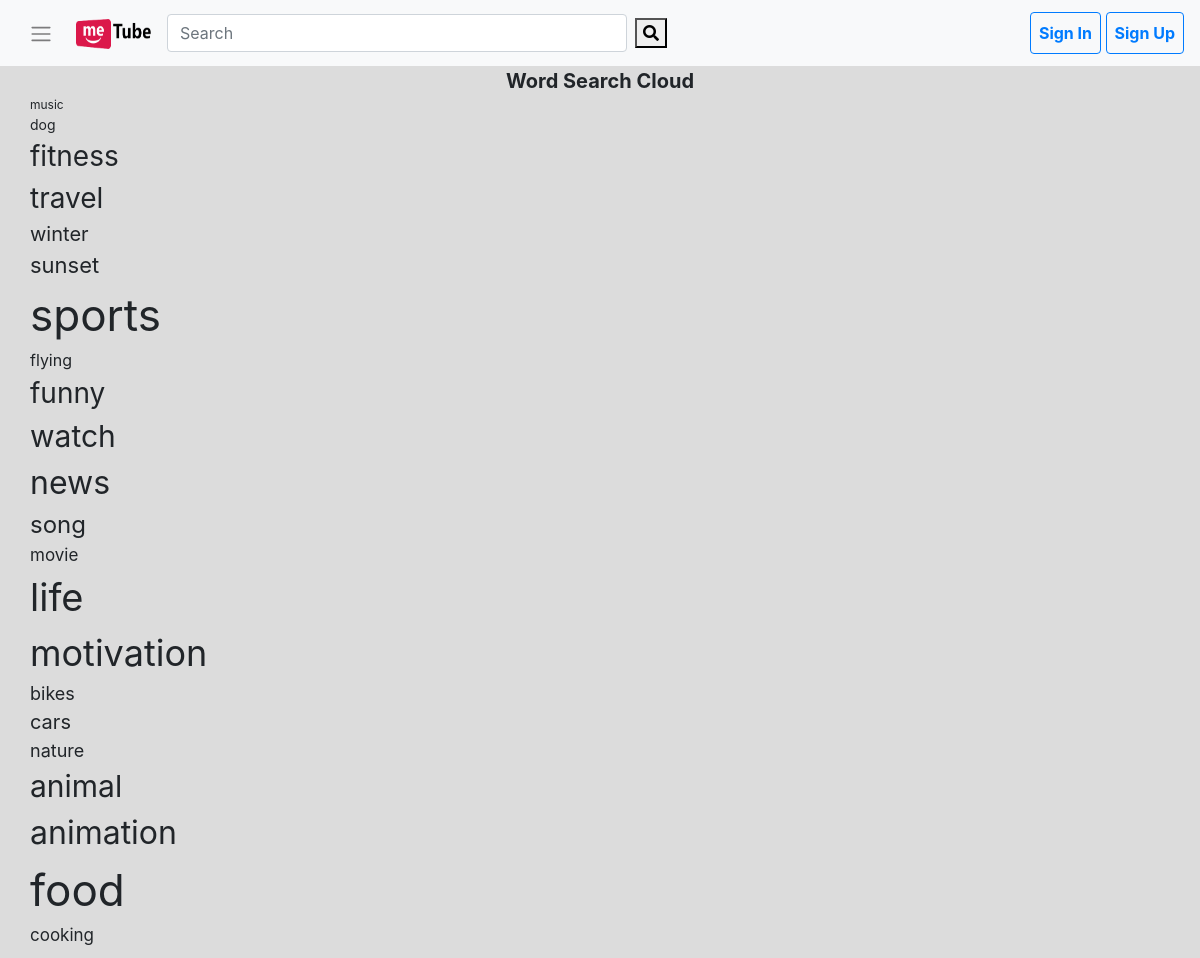
The app's page /wordSearchCloud.php with its own data.
### tables this page shows
CREATE TABLE `wordSearch` (
  `word` varchar(100) DEFAULT NULL,
  `search_count` int(11) NOT NULL
);

### wordSearchCloud.php (the view, shortened to what this page needs)
<?php
require_once("other/home.php");
$query = $con->prepare("SELECT * FROM wordSearch");
$query->execute();
echo "<div style = 'font-size: 20px; text-align: center;'>
           <strong>Word Search Cloud</strong>
      </div>";
echo "<div>";
while ($row = $query->fetch(PDO::FETCH_ASSOC)) {
    $keyword = $row['word'];
    $count = $row['search_count'] + 10;
    echo "<marquee direction='down' width='250' height='200' behavior='alternate' style='border:light'>
  <marquee behavior='alternate'>
    <div style = 'font-size:".$count."px'>".$keyword."&nbsp;&nbsp;&nbsp;&nbsp;</div>
  </marquee>
</marquee>";
}
echo "</div>";
?>

### other/home.php (shortened to what this page needs)
<?php
require_once("connection.php");
$loggedInUserName = "";
$loggedInUser = new UserDetailsInfo($con, $loggedInUserName);
?>
<!DOCTYPE html>
<html>
<head>
    <link rel="stylesheet" href="https://use.fontawesome.com/releases/v5.11.2/css/all.css">
    <link rel="stylesheet" href="https://stackpath.bootstrapcdn.com/bootstrap/4.4.1/css/bootstrap.min.css"
>
    <link href="https://cdn.jsdelivr.net/gh/gitbrent/bootstrap4-toggle@3.6.1/css/bootstrap4-toggle.min.css"
          rel="stylesheet">
    <link rel="stylesheet" type="text/css" href="css/style.css">
    <link rel="stylesheet" href="https://use.fontawesome.com/releases/v5.7.0/css/all.css">
  <link rel="stylesheet" href="https://maxcdn.bootstrapcdn.com/bootstrap/4.4.1/css/bootstrap.min.css">
  <link href="https://cdnjs.cloudflare.com/ajax/libs/toastr.js/2.0.1/css/toastr.css" rel="stylesheet"/>
</head>
<nav class="navbar navbar-expand-lg navbar-light bg-light fixed-top">
    <button class="btn hamburgermenu">
        <span class="navbar-toggler-icon"></span>
    </button>
    <a class="navbar-brand" href="index.php?page=Home"></i> <img src="images/metube.png" title = 'logo' alt = "MeTube" width = 75px height = 30px></a>
 <div class="collapse navbar-collapse" id="navbar-collapse-content">
  <div class="box">
    <div class="search-bar">
      <form class="form-inline my-2 my-lg-0 mr-auto search-bar" action="searchBar.php" method="GET">
        <input class="form-control mr-sm-2 search" list="datalist" onkeyup="ac(this.value)" type="search"
                   placeholder="Search" aria-label="Search" name="keywords">
        <button><i class="fas fa-search" type="submit"></i></button>
      </form>
    </div>
  </div>
    </div>
        <?php
        if ($loggedInUserName != "") {
            echo "<ul class='navbar-nav'>
      <li class='nav-item'>
      <a class='text-danger nav-link' href='mychannel.php'>" . $loggedInUser->getuserName() . " </a>
      </li>
      <li class='nav-item'>
         <a class='nav-link' href='uploadMedia.php'>Upload <i class='fa fa-upload' style='font-size:25px;color:red'></i></a>
      </li>
      <li class='nav-item'>
      <a class='nav-link' href='signout.php'>Sign Out <i class='fas fa-sign-out-alt' style='font-size:25px;color:red'></i></a>
      </li>
      </ul>";
        } else {
       echo "<ul class='navbar-nav ml-auto'>
      <li class='nav-item'>
        <a class='btn nav-link text-primary sign btn btn-outline-primary my-2 my-lg-1'  href='signIn.php'  >Sign In</a>
      </li> <p>&nbsp</p>
      <li class='nav-item'>
        <a class='btn nav-link text-primary sign btn btn-outline-primary my-2 my-lg-1' href='signup.php'>Sign Up</a>
        </li>
         </ul>";
        }
        ?>
</nav>
<div id="main-section">
    <div id="content" class="container-fluid">

### css/style.css (style rules this page uses)
html, body { padding: 0%; margin: 0%; }
.search-bar { margin-left: auto ; min-width: 500px; }
.search { flex: 1; }
.nav-item .nav-link { font-weight: bold; }
.hamburgermenu { margin-right: 10px; }
#main-section { padding-top: 56px; display: flex; }
#content { padding: 10px 30px; background-color: #DCDCDC; }

### records on screen
wordsearch: word "music"
wordsearch: word "dog"
wordsearch: word "fitness"
wordsearch: word "travel"
wordsearch: word "winter"
wordsearch: word "sunset"
wordsearch: word "sports"
wordsearch: word "flying"
wordsearch: word "funny"
wordsearch: word "watch"
wordsearch: word "news"
wordsearch: word "song"
wordsearch: word "movie"
wordsearch: word "life"
wordsearch: word "motivation"
wordsearch: word "bikes"
wordsearch: word "cars"
wordsearch: word "nature"
wordsearch: word "animal"
wordsearch: word "animation"
wordsearch: word "food"
wordsearch: word "cooking"
